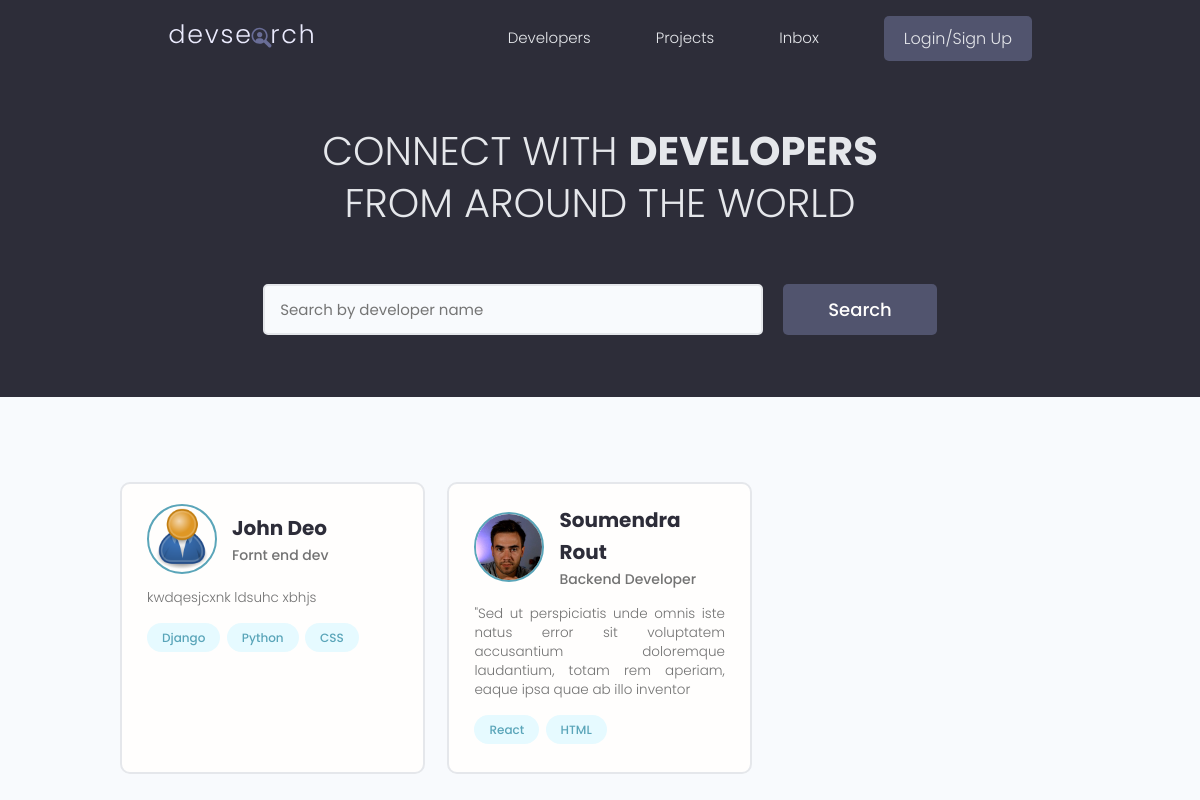
Before: /?page=2 with the older database file.
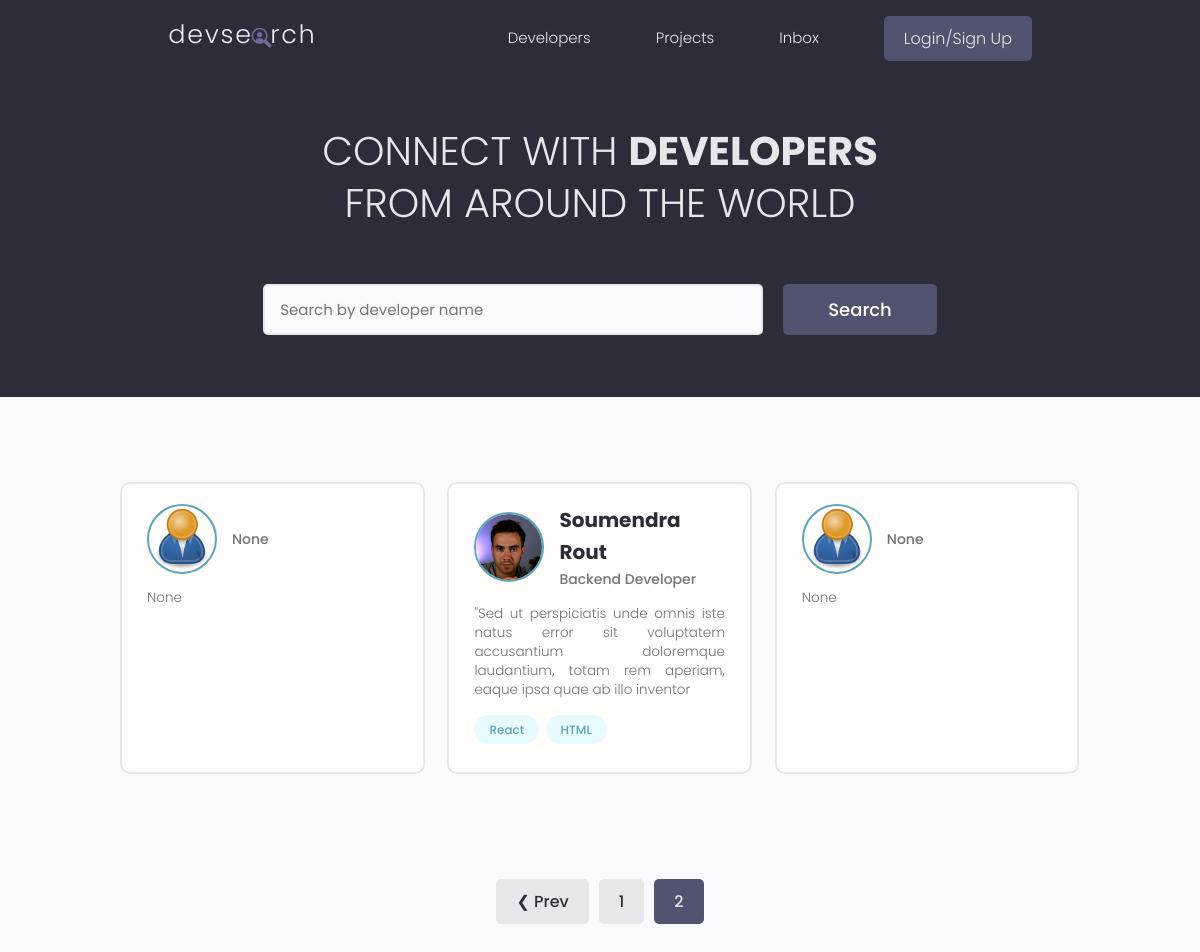
After: the same page with the newer database file.
### users/models.py (models this page shows, shortened)
class Profile(models.Model):
    user = models.OneToOneField(User,on_delete=models.CASCADE,null=True,blank=True)
    name = models.CharField(max_length=200,blank=True,null=True)
    email = models.EmailField(max_length=500, blank=True,null=True)
    username = models.CharField(max_length=200,blank=True,null=True)
    location = models.CharField(max_length=200,blank=True,null=True)
    short_intro = models.CharField(max_length=200,blank=True,null=True)
    bio = models.TextField(blank=True,null=True)
    profile_image = models.ImageField(null=True,blank=True,upload_to='profiles/',default='profiles/user-default.png')
    social_github = models.CharField(max_length=200,blank=True,null=True)
    social_twitter = models.CharField(max_length=200,blank=True,null=True)
    social_linkedin = models.CharField(max_length=200,blank=True,null=True)
    social_youtube = models.CharField(max_length=200,blank=True,null=True)
    social_website = models.CharField(max_length=200,blank=True,null=True)
    created = models.DateTimeField(auto_now_add=True)
    id = models.UUIDField(default=uuid.uuid4,unique=True,primary_key=True,editable=False)

class Skill(models.Model):
    owner = models.ForeignKey(Profile,on_delete=models.CASCADE,null=True,blank=True)
    name = models.CharField(max_length=200,blank=True,null=True)
    description = models.TextField(null=True,blank=True)
    created = models.DateTimeField(auto_now_add=True)
    id = models.UUIDField(default=uuid.uuid4,unique=True,primary_key=True,editable=False)
    def __str__(self):
        return str(self.name)

### users/views.py (the view)
# urls.py: path('',views.profiles, name='profiles'),
def profiles(request):
    profiles,search_query=searchProfiles(request)
    custom_range ,profiles =paginationProfiles(request,profiles,3)
    context = {'profiles':profiles,'search_query':search_query,'custom_range':custom_range}
    return render(request,'users/profiles.html',context)

### users/utils.py (called while the page is built)
def paginationProfiles(request,profiles,result):
    page = request.GET.get('page')
    paginator = Paginator(profiles,result)
    try:
        profiles = paginator.page(page)
    except PageNotAnInteger:
        page = 1
        profiles = paginator.page(page)
    except EmptyPage:
        page =paginator.num_pages
        profiles = paginator.page(page)
    leftIndex = (int(page)-4)
    if leftIndex < 1:
        leftIndex = 1
    rightIndex = (int(page)+5)
    if rightIndex > paginator.num_pages:
        rightIndex = paginator.num_pages + 1
    custom_range=range(leftIndex,rightIndex)
    return custom_range,profiles

def searchProfiles(request):
    search_query = ''
    if request.GET.get('search_query'):
        search_query = request.GET.get('search_query')
    skills = Skill.objects.filter(name__icontains=search_query)
    profiles = Profile.objects.distinct().filter(Q(name__icontains=search_query) |
                                    Q(short_intro__icontains=search_query) |
                                    Q(skill__in=skills))
    return profiles,search_query

### users/templates/users/profiles.html (shortened to what this page needs)
{% extends "main.html" %}
{% block content %}
  <main class="home">
    <section class="hero-section text-center">
      <div class="container container--narrow">
        <div class="hero-section__box">
          <h2>CONNECT WITH <span>DEVELOPERS</span></h2>
          <h2>FROM AROUND THE WORLD</h2>
        </div>
        <div class="hero-section__search">
          <form id='searchForm' class="form" action="{% url 'profiles' %}" method="get">
            <div class="form__field">
              <input class="input input--text" id="formInput#search" type="text" name="search_query"
                value= "{{search_query}}" placeholder="Search by developer name" />
            </div>
            <input class="btn btn--sub btn--lg" type="submit" value="Search" />
          </form>
        </div>
      </div>
    </section>
    <section class="devlist">
      <div class="container">
        <div class="grid grid--three">
          {% for profile in profiles %}
          <div class="column card">
            <div class="dev">
              <a href="{% url 'user-profile' profile.id %}" class="card__body">
                <div class="dev__profile">
                  <img class="avatar avatar--md" src="{{ profile.profile_image.url }}" alt="image" />
                  <div class="dev__meta">
                    <h3>{{ profile.name }}</h3>
                    <h5>{{ profile.short_intro|slice:"60" }}</h5>
                  </div>
                </div>
                <p class="dev__info">{{ profile.bio|slice:"150" }}</p>
                <div class="dev__skills">
                    {% for skill in profile.skill_set.all|slice:"5" %}
                  <span class="tag tag--pill tag--main">
                    <small>{{ skill }}</small>
                  </span>
                    {% endfor %}
                </div>
              </a>
            </div>
          </div>
          {% endfor %}
        </div>
      </div>
    </section>
    {% include "pagination.html" with queryset=profiles custom_range=custom_range%}
  </main>
{% endblock content %}

Changed rows visible on the page:
no longer on this page (row unchanged): Profile: profile_image (placeholder picture), name "John Deo", short_intro "Fornt end dev", bio "kwdqesjcxnk ldsuhc xbhjs"
no longer on this page (row unchanged): Skill: name "Django", shown under "John Deo"
no longer on this page (row unchanged): Skill: name "Python", shown under "John Deo"
no longer on this page (row unchanged): Skill: name "CSS", shown under "John Deo"
added Profile: profile_image (placeholder picture), short_intro "None", bio "None"
added Profile: profile_image (placeholder picture), short_intro "None", bio "None"
Other visible differences:
text now shown: "❮ Prev"
new list line: "1"
new list line: "2"
